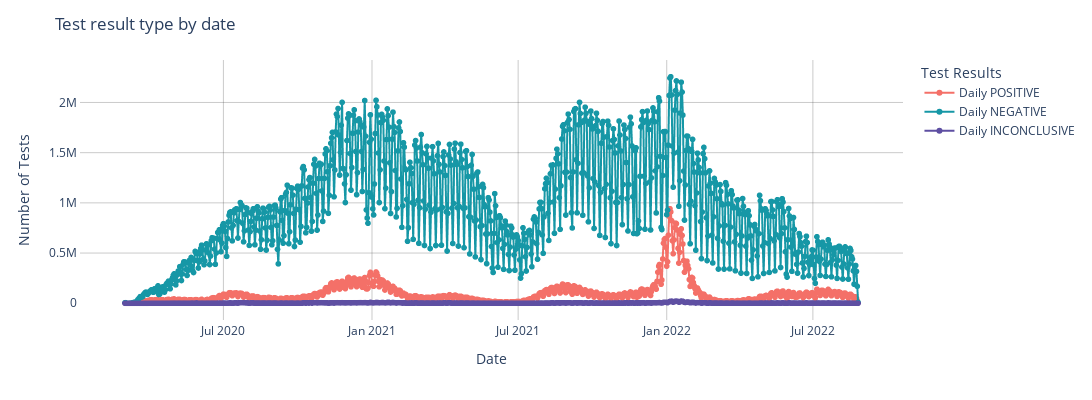

Source (notebook cell):
### Markdown cell above
## Test result categorization

### Code cell
fig = px.line(covid_test_data, x='DATE', y=['DAILY_POSITIVE', 'DAILY_NEGATIVE', 'DAILY_INCONCLUSIVE'],
              markers=True,  color_discrete_sequence=['#F47068', '#1697A6', '#5e4fa2'])

fig.update_layout(
    xaxis_title="Date",
    yaxis_title="Number of Tests",
    legend_title="Test Results",
    plot_bgcolor='rgba(0,0,0,0)', 
    xaxis=dict(
        showline=True,
        showgrid=True,
        gridcolor='rgba(50, 50, 50, 0.5)',  
        gridwidth=0.5, 
    ),
    yaxis=dict(
        showline=True,
        showgrid=True,
        gridcolor='rgba(50, 50, 50, 0.5)',
        gridwidth=0.5,
    ),
)

fig.for_each_trace(lambda trace: trace.update(name=trace.name.replace("DAILY_", "Daily ")))
fig.update_layout(
    title_text="Test result type by date",
    height=400,  
    width=1200,   
)

fig.show()

### Figure 1 — Plotly figure (JSON) as saved in the notebook; plotly's stock layout.template omitted (floating-point values rounded to 4 significant figures; data arrays with more than 128 entries replaced by an {"elided": "..."} marker saying what was removed)
{"data": [{"hovertemplate": "variable=DAILY_POSITIVE<br>DATE=%{x}<br>value=%{y}<extra></extra>", "legendgroup": "DAILY_POSITIVE", "line": {"color": "#F47068", "dash": "solid"}, "marker": {"symbol": "circle"}, "mode": "markers+lines", "name": "Daily POSITIVE", "showlegend": true, "type": "scattergl", "x": {"elided": "909 str values"}, "xaxis": "x", "y": {"elided": "909 int values"}, "yaxis": "y"}, {"hovertemplate": "variable=DAILY_NEGATIVE<br>DATE=%{x}<br>value=%{y}<extra></extra>", "legendgroup": "DAILY_NEGATIVE", "line": {"color": "#1697A6", "dash": "solid"}, "marker": {"symbol": "circle"}, "mode": "markers+lines", "name": "Daily NEGATIVE", "showlegend": true, "type": "scattergl", "x": {"elided": "909 str values"}, "xaxis": "x", "y": {"elided": "909 int values"}, "yaxis": "y"}, {"hovertemplate": "variable=DAILY_INCONCLUSIVE<br>DATE=%{x}<br>value=%{y}<extra></extra>", "legendgroup": "DAILY_INCONCLUSIVE", "line": {"color": "#5e4fa2", "dash": "solid"}, "marker": {"symbol": "circle"}, "mode": "markers+lines", "name": "Daily INCONCLUSIVE", "showlegend": true, "type": "scattergl", "x": {"elided": "909 str values"}, "xaxis": "x", "y": {"elided": "909 int values"}, "yaxis": "y"}], "layout": {"height": 400, "legend": {"title": {"text": "Test Results"}, "tracegroupgap": 0}, "margin": {"t": 60}, "plot_bgcolor": "rgba(0,0,0,0)", "title": {"text": "Test result type by date"}, "width": 1200, "xaxis": {"anchor": "y", "domain": [0, 1], "gridcolor": "rgba(50, 50, 50, 0.5)", "gridwidth": 0.5, "showgrid": true, "showline": true, "title": {"text": "Date"}}, "yaxis": {"anchor": "x", "domain": [0, 1], "gridcolor": "rgba(50, 50, 50, 0.5)", "gridwidth": 0.5, "showgrid": true, "showline": true, "title": {"text": "Number of Tests"}}}}
